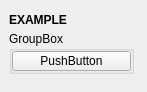
<?xml version="1.0" encoding="UTF-8"?>
<ui version="4.0">
 <class>QtUi</class>
 <widget class="QMainWindow" name="QtUi">
  <property name="enabled">
   <bool>true</bool>
  </property>
  <property name="geometry">
   <rect>
    <x>0</x>
    <y>0</y>
    <width>147</width>
    <height>92</height>
   </rect>
  </property>
  <property name="maximumSize">
   <size>
    <width>999</width>
    <height>999</height>
   </size>
  </property>
  <property name="tabShape">
   <enum>QTabWidget::Triangular</enum>
  </property>
  <property name="dockNestingEnabled">
   <bool>true</bool>
  </property>
  <property name="dockOptions">
   <set>QMainWindow::AllowNestedDocks|QMainWindow::AllowTabbedDocks|QMainWindow::AnimatedDocks|QMainWindow::ForceTabbedDocks</set>
  </property>
  <widget class="QWidget" name="central_widget">
   <layout class="QVBoxLayout" name="verticalLayout">
    <item>
     <layout class="QVBoxLayout" name="verticalLayout_1">
      <property name="spacing">
       <number>0</number>
      </property>
      <item>
       <widget class="Header" name="header">
        <property name="minimumSize">
         <size>
          <width>0</width>
          <height>22</height>
         </size>
        </property>
        <property name="maximumSize">
         <size>
          <width>125</width>
          <height>22</height>
         </size>
        </property>
        <property name="font">
         <font>
          <weight>75</weight>
          <bold>true</bold>
         </font>
        </property>
        <property name="text">
         <string>EXAMPLE</string>
        </property>
       </widget>
      </item>
      <item>
       <widget class="QGroupBox" name="groupBox">
        <property name="minimumSize">
         <size>
          <width>125</width>
          <height>0</height>
         </size>
        </property>
        <property name="maximumSize">
         <size>
          <width>125</width>
          <height>999</height>
         </size>
        </property>
        <property name="title">
         <string>GroupBox</string>
        </property>
        <layout class="QVBoxLayout" name="verticalLayout_5">
         <property name="spacing">
          <number>0</number>
         </property>
         <property name="leftMargin">
          <number>0</number>
         </property>
         <property name="topMargin">
          <number>0</number>
         </property>
         <property name="rightMargin">
          <number>0</number>
         </property>
         <property name="bottomMargin">
          <number>0</number>
         </property>
         <item>
          <widget class="QPushButton" name="MyButtonsObjectName">
           <property name="minimumSize">
            <size>
             <width>0</width>
             <height>20</height>
            </size>
           </property>
           <property name="maximumSize">
            <size>
             <width>999</width>
             <height>20</height>
            </size>
           </property>
           <property name="layoutDirection">
            <enum>Qt::RightToLeft</enum>
           </property>
           <property name="text">
            <string>PushButton</string>
           </property>
           <property name="autoDefault">
            <bool>false</bool>
           </property>
           <property name="default">
            <bool>false</bool>
           </property>
           <property name="flat">
            <bool>false</bool>
           </property>
           <property name="bnabled" stdset="0">
            <bool>true</bool>
           </property>
          </widget>
         </item>
        </layout>
       </widget>
      </item>
      <item>
       <spacer name="verticalSpacer_1">
        <property name="orientation">
         <enum>Qt::Vertical</enum>
        </property>
        <property name="sizeHint" stdset="0">
         <size>
          <width>20</width>
          <height>40</height>
         </size>
        </property>
       </spacer>
      </item>
     </layout>
    </item>
   </layout>
  </widget>
 </widget>
 <customwidgets>
  <customwidget>
   <class>Header</class>
   <extends>QLabel</extends>
   <header>uitk.widgets.header.Header.h</header>
  </customwidget>
 </customwidgets>
 <resources/>
 <connections/>
 <designerdata>
  <property name="gridDeltaX">
   <number>5</number>
  </property>
  <property name="gridDeltaY">
   <number>5</number>
  </property>
  <property name="gridSnapX">
   <bool>true</bool>
  </property>
  <property name="gridSnapY">
   <bool>true</bool>
  </property>
  <property name="gridVisible">
   <bool>true</bool>
  </property>
 </designerdata>
</ui>
